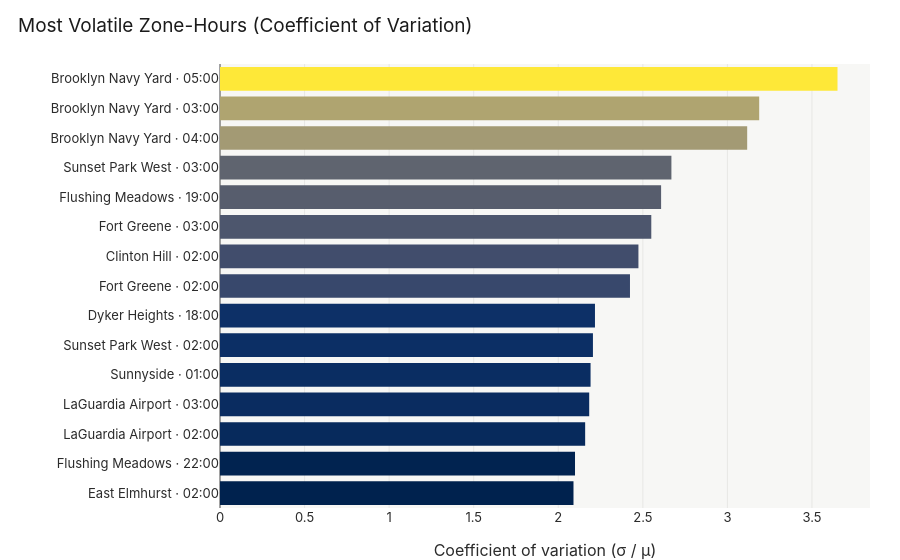

The notebook cell saved with this chart:
### Code cell
# Most volatile zone-hours by coefficient of variation
# 05_volatility.sql holds two queries; run just the first (total CV) inline.
vol_sql = Path("sql/05_volatility.sql").read_text().split(";")[0]
df = con.execute(vol_sql).df()

top = df.head(15).copy()
# a readable label per zone-hour, e.g. "JFK Airport · 04:00"
top["zone_short"] = top["zone_name"].str.replace(
    "Flushing Meadows-Corona Park", "Flushing Meadows", regex=False)
top["label"] = top["zone_short"] + " · " + top["trip_hour"].map(lambda h: f"{h:02d}:00")
top = top.sort_values("coeff_of_variation")   # ascending → largest ends up on top

fig = go.Figure(go.Bar(
    x=top["coeff_of_variation"],
    y=top["label"],
    orientation="h",
    marker=dict(
        color=top["coeff_of_variation"],
        colorscale=VOL_SCALE,
        showscale=False,
    ),
    hovertemplate="%{y}<br>CV %{x:.2f}"
                  "<br>mean %{customdata[0]:.1f} trips/hr<extra></extra>",
    customdata=top[["mean_trips"]].values,
))

fig.update_layout(
    title="Most Volatile Zone-Hours (Coefficient of Variation)",
    xaxis=dict(title="Coefficient of variation (σ / μ)"),
    yaxis=dict(title=None),
    height=560,
    margin=dict(l=220),   # room for the long zone-hour labels
)

fig = save_fig(fig, "volatility_ranking")
fig.show()

### Figure 1 — Plotly figure (JSON) as saved in the notebook; plotly's stock layout.template omitted (floating-point values rounded to 4 significant figures)
{"data": [{"customdata": [[1.3], [2.41], [11.62], [3.98], [5.64], [1.33], [1.0], [1.7], [1.08], [1.85], [1.13], [1.79], [3.17], [3.14], [2.35]], "hovertemplate": "%{y}<br>CV %{x:.2f}<br>mean %{customdata[0]:.1f} trips/hr<extra></extra>", "marker": {"color": [2.09, 2.099, 2.159, 2.183, 2.191, 2.205, 2.217, 2.424, 2.474, 2.55, 2.608, 2.669, 3.117, 3.188, 3.651], "colorscale": [[0, "#00224e"], [0.1111, "#123570"], [0.2222, "#3b496c"], [0.3333, "#575d6d"], [0.4444, "#707173"], [0.5556, "#8a8678"], [0.6667, "#a59c74"], [0.7778, "#c3b369"], [0.8889, "#e1cc55"], [1, "#fee838"]], "showscale": false}, "orientation": "h", "type": "bar", "x": [2.09, 2.099, 2.159, 2.183, 2.191, 2.205, 2.217, 2.424, 2.474, 2.55, 2.608, 2.669, 3.117, 3.188, 3.651], "y": ["East Elmhurst · 02:00", "Flushing Meadows · 22:00", "LaGuardia Airport · 02:00", "LaGuardia Airport · 03:00", "Sunnyside · 01:00", "Sunset Park West · 02:00", "Dyker Heights · 18:00", "Fort Greene · 02:00", "Clinton Hill · 02:00", "Fort Greene · 03:00", "Flushing Meadows · 19:00", "Sunset Park West · 03:00", "Brooklyn Navy Yard · 04:00", "Brooklyn Navy Yard · 03:00", "Brooklyn Navy Yard · 05:00"]}], "layout": {"height": 560, "margin": {"l": 220}, "title": {"text": "Most Volatile Zone-Hours (Coefficient of Variation)"}, "xaxis": {"title": {"text": "Coefficient of variation (σ / μ)"}}, "yaxis": {"title": {}}}}
